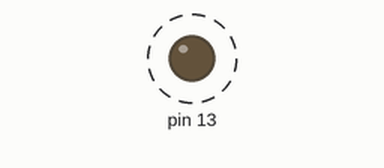
Recording of a sketch running on a simulated Arduino Uno, built with avr-gcc and run on an emulated ATmega328P. On the bench: output pins drawn as LEDs (lit = HIGH). Dashed ring = blinking.

Above: at 0.5 s.
Timing chart, 0 to 4.6 s (numbered marks = the images above):
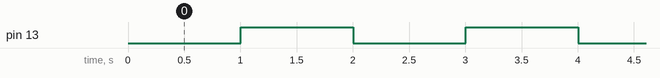

Measured:
- by itself, pin 13: alternates HIGH for 1.0 s and LOW for 1.0 s

The sketch:

02-nonbloccante.ino
```cpp
int statoled;

void setup() {
  pinMode(13, OUTPUT);
}

unsigned long t1 = millis();

void loop() {
  if ( (millis()-t1) > 1000) {
    statoled = !statoled;
    digitalWrite(13, statoled);
    t1 = millis();
  }
}
```
